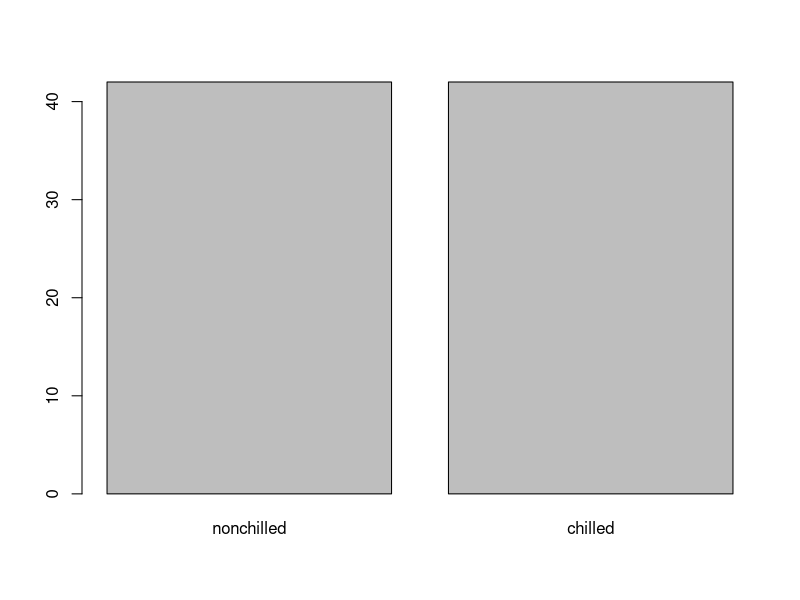
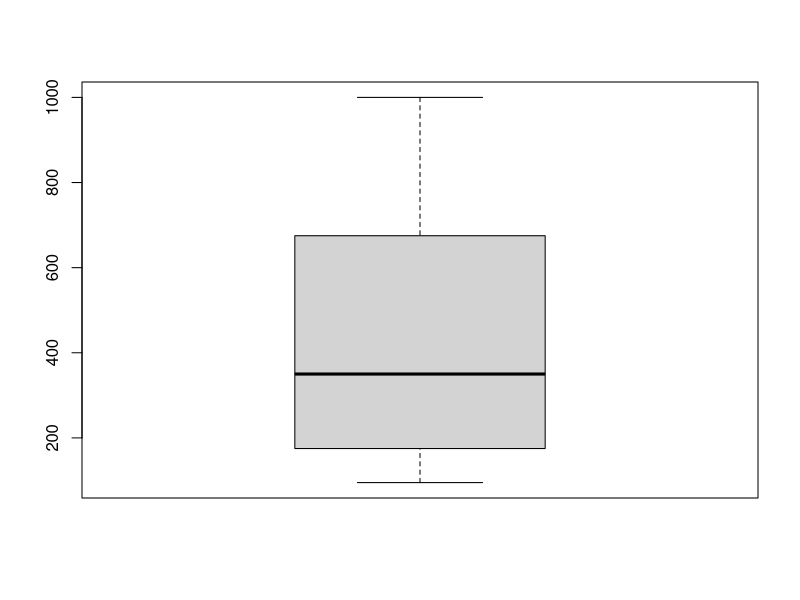
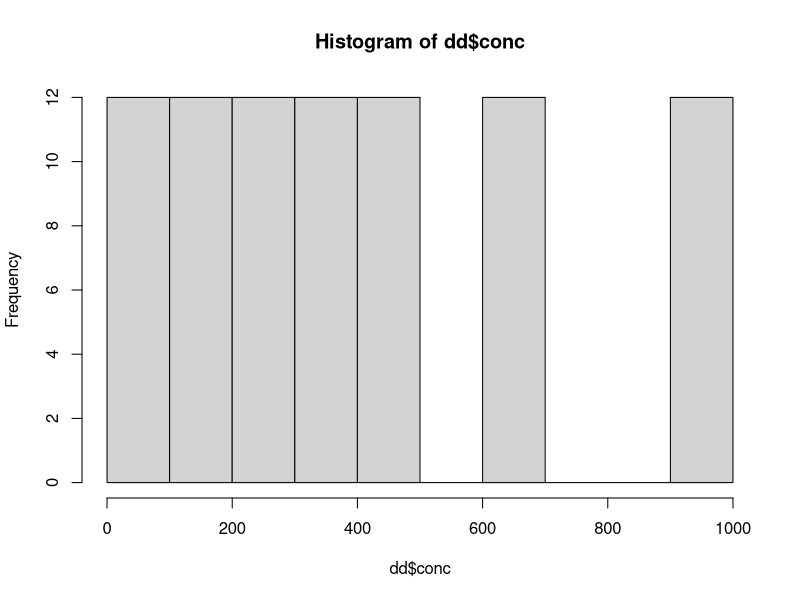
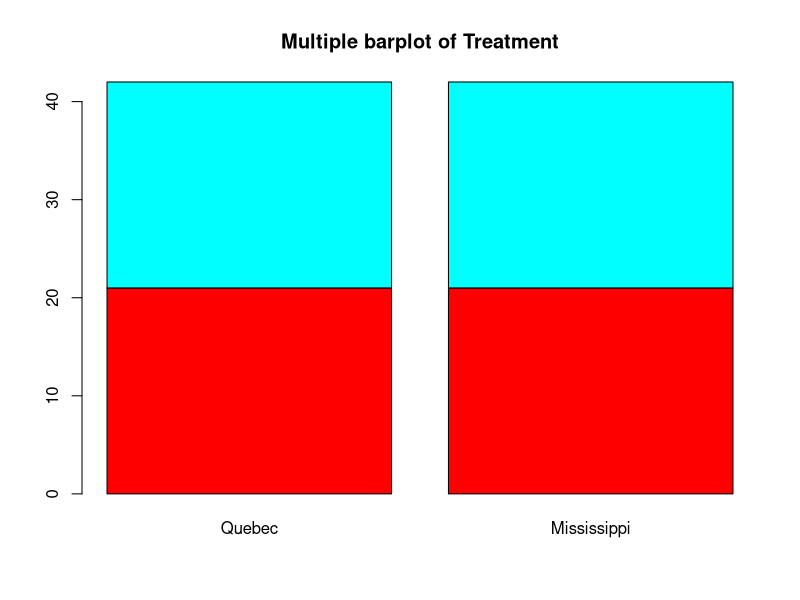
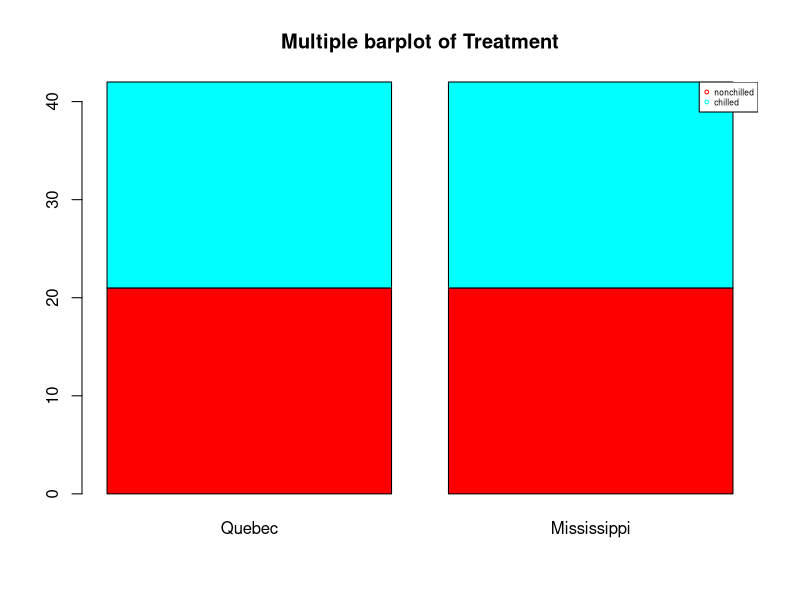
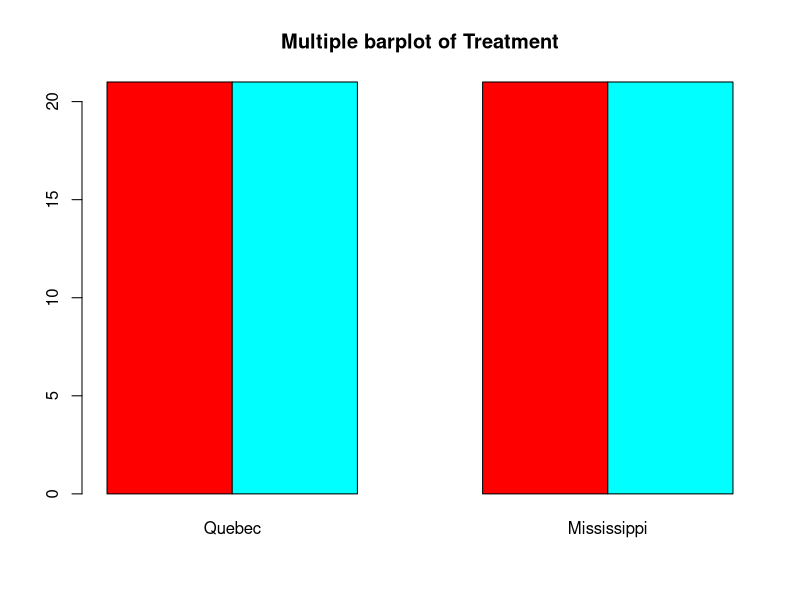
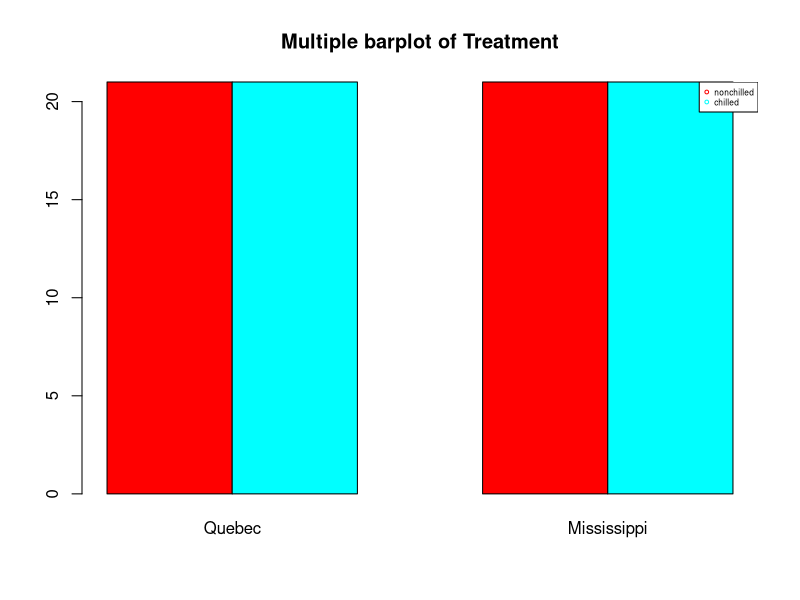
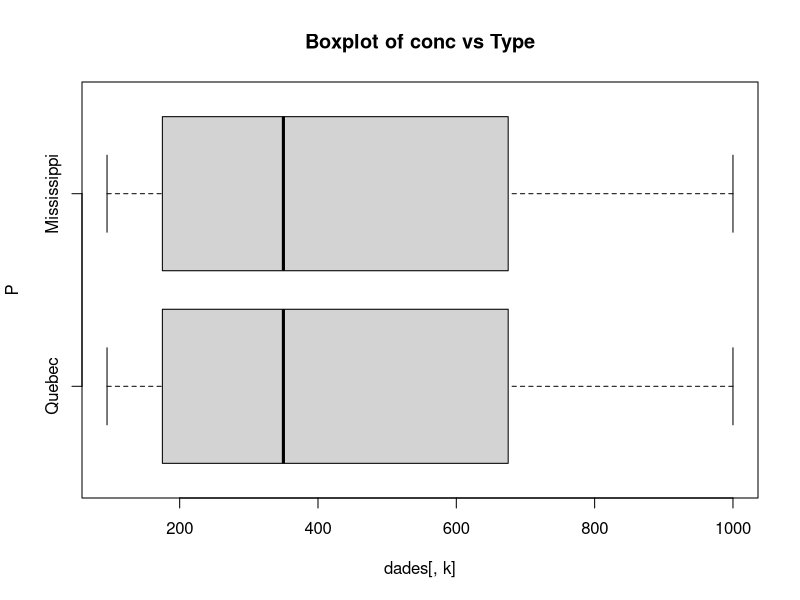

Reproduce these figures in R, in order.
dd<-CO2

help(CO2) #METADATA

# Basic descriptive analysis

summary(dd)
str(CO2)
barplot(table(dd$Treatment))
boxplot(dd$conc)
hist(dd$conc)

table(dd[,2])

# Dades contained in the dataset

dades<-dd
K<-dim(dades)[2]
par(ask=TRUE)


# P must contain the categorical variable

P<-dd[,2]

nc<-length(levels(factor(P)))
nc
nameP<-names(dd)[2]
n<-dim(dades)[1]

for(k in 3:K){
  if (is.numeric(dades[,k])){ 
    print(paste("Analisi bivariant de la Variable:", names(dades)[k]))
    
    boxplot(dades[,k]~P, main=paste("Boxplot of", names(dades)[k], "vs", nameP ), horizontal=TRUE)
    
    barplot(tapply(dades[[k]], P, mean),main=paste("Means of", names(dades)[k], "by", nameP ))
    abline(h=mean(dades[[k]]))
    legend(0,mean(dades[[k]]),"global mean",bty="n")
    print("Estadistics per groups:")
    for(s in levels(as.factor(P))) {print(summary(dades[P==s,k]))}
    #o<-oneway.test(dades[,k]~P)
    #print(paste("p-valueANOVA:", o$p.value))
    kw<-kruskal.test(dades[,k]~P)
    print(paste("p-value Kruskal-Wallis:", kw$p.value))
    #pvalk[,k]<-ValorTestXnum(dades[,k], P)
    #print("p-values ValorsTest: ")
    #print(pvalk[,k])      
  }else{
    if(class(dd[,k])=="Date"){
      print(summary(dd[,k]))
      print(sd(dd[,k]))
      #decide breaks: weeks, months, quarters...
      hist(dd[,k],breaks="weeks")
    }else{
      #qualitatives
      print(paste("Variable", names(dades)[k]))
      table<-table(P,dades[,k])
      #   print("Cross-table")
      #   print(table)
      rowperc<-prop.table(table,1)
      
      colperc<-prop.table(table,2)
      
      dades[,k]<-as.factor(dades[,k])
      
      
      marg <- table(as.factor(P))/n
      print(append("Categories=",levels(as.factor(dades[,k]))))
      
      
      table<-table(dades[,k],P)
      print("Cross Table:")
      print(table)
      print("Distribucions condicionades a columnes:")
      print(colperc)
      
      #diagrames de barres apilades                                         
      
      paleta<-rainbow(length(levels(dades[,k])))
      barplot(table(dades[,k], as.factor(P)), beside=FALSE,col=paleta, main = paste("Multiple barplot of",names(dades)[k]))
      
      barplot(table(dades[,k], as.factor(P)), beside=FALSE,col=paleta, main = paste("Multiple barplot of",names(dades)[k]) )
      legend("topright",levels(as.factor(dades[,k])),pch=1,cex=0.5, col=paleta)
      
      #diagrames de barres adosades
      
      barplot(table(dades[,k], as.factor(P)), beside=TRUE,col=paleta, main = paste("Multiple barplot of",names(dades)[k]) )
      
      barplot(table(dades[,k], as.factor(P)), beside=TRUE,col=paleta, main = paste("Multiple barplot of",names(dades)[k]))
      legend("topright",levels(as.factor(dades[,k])),pch=1,cex=0.5, col=paleta)
      
      print("Test Chi quadrat: ")
      print(chisq.test(dades[,k], as.factor(P)))
      
      #calcular els pvalues de les quali
    }
  }
}#endfor


# KRUSKAL WALLACE TEST SAYS IF THE MEDIAN BETWEEN GROUPS IS EQUAL (H0) or NOT

# WE NEED TO CONVEY THE INFORMATION THE RIGHT WAY (GRAPHICAL OR NUMBERS)

